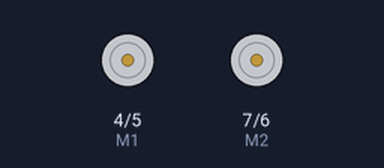
Simulated run of this sketch. Board: Arduino Uno, built with avr-gcc and run on an emulated ATmega328P. Shown: direction and speed pins drawn as motors (green arrow = direction pin HIGH = forward, orange = LOW = backward, longer = more drive).

Above: at 0.15 s.
At 10.05 s:
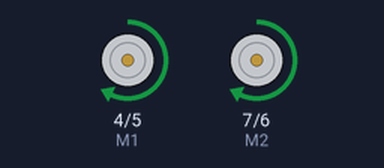
At 14.85 s:
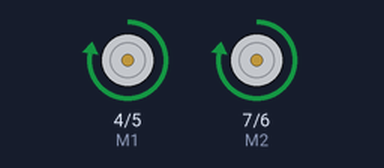
At 19.95 s:
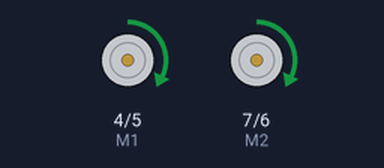
Timing chart, 0 to 20.3 s (numbered marks = the images above):
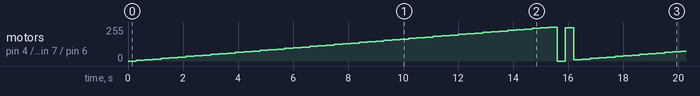

Measured:
- by itself, motor on pin 4 (M1) / pin 5 (E1), motor on pin 7 (M2) / pin 6 (E2): moves between stopped and forward 255/255, repeating every 15.6 s

The sketch:

sketch_mar17a.ino
```cpp
int E1=5;
int M1=4;
int E2=6;
int M2=7;

void setup() { // put your setup code here, to run once:
  pinMode(M1, OUTPUT);
  pinMode(M2, OUTPUT);

}

void loop() { // put your main code here, to run repeatedly:
  int value;
  for(value=0; value<= 255; value+=5) {
    digitalWrite(M1, HIGH);
    digitalWrite(M2, HIGH);
    analogWrite(E1, value);  // PWM  Speed Control
    analogWrite(E2, value);  // PWM  Speed Control
    delay(300);
  }

}
```
